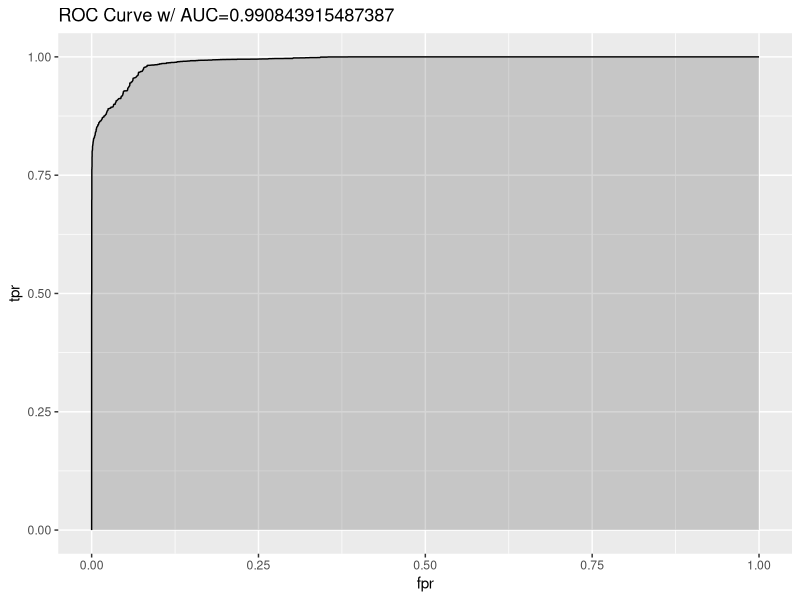

Source code (R):
################################################################
# Beispiel, GAINS Chart --> ROC curves
# http://blog.yhat.com/posts/roc-curves.html
################################################################



library(ggplot2)

diamonds$is_expensive <- diamonds$price > 2400
is_test <- runif(nrow(diamonds)) > 0.75
train <- diamonds[is_test==FALSE,]
test <- diamonds[is_test==TRUE,]

summary(fit <- glm(is_expensive ~ carat + cut + clarity, data=train))




library(ROCR)

prob <- predict(fit, newdata=test, type="response")
pred <- prediction(prob, test$is_expensive)
perf <- performance(pred, measure = "tpr", x.measure = "fpr")
# I know, the following code is bizarre. Just go with it.
auc <- performance(pred, measure = "auc")
auc <- auc@y.values[[1]]

roc.data <- data.frame(fpr=unlist(perf@x.values),
                       tpr=unlist(perf@y.values),
                       model="GLM")
ggplot(roc.data, aes(x=fpr, ymin=0, ymax=tpr)) +
  geom_ribbon(alpha=0.2) +
  geom_line(aes(y=tpr)) +
  ggtitle(paste0("ROC Curve w/ AUC=", auc))
